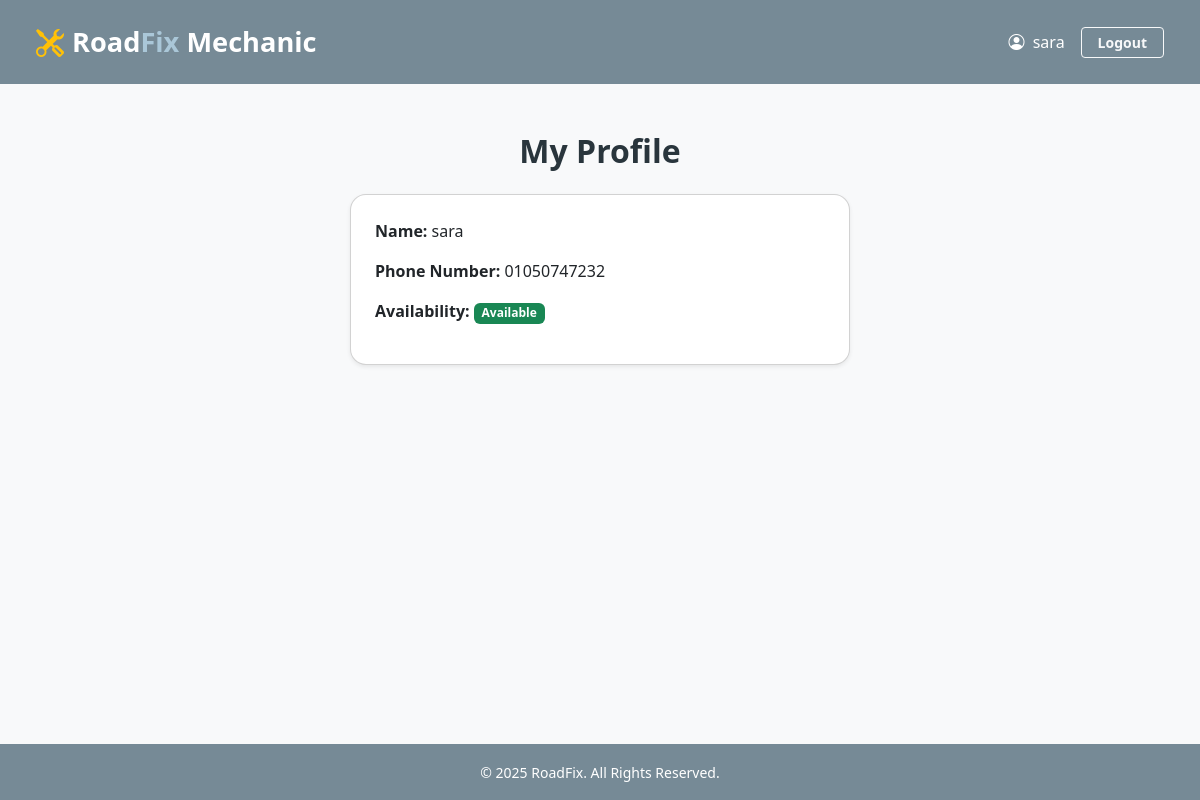
The page /public/dashboard/mechanic/profile/profile.php (signed in) on the database its author committed.
### tables this page shows
CREATE TABLE `users` (
  `id` int(11) NOT NULL,
  `name` varchar(100) NOT NULL,
  `email` varchar(100) NOT NULL,
  `phone` varchar(20) DEFAULT NULL,
  `password` varchar(255) NOT NULL,
  `user_type` enum('admin','mechanic','customer') NOT NULL,
  `role_id` int(11) DEFAULT NULL,
  `status` enum('pending','approved','rejected') DEFAULT 'pending',
  `cv` varchar(255) DEFAULT NULL,
  `availability` enum('available','busy') DEFAULT 'available',
  `latitude` decimal(10,8) DEFAULT NULL,
  `longitude` decimal(11,8) DEFAULT NULL,
  `is_verified` tinyint(1) DEFAULT 0,
  `verification_token` varchar(255) DEFAULT NULL,
  `cv_path` varchar(255) DEFAULT NULL,
  `reset_token` varchar(64) DEFAULT NULL,
  `reset_token_expires_at` datetime DEFAULT NULL
);

### config/Database.php (called while the page is built, shortened)
<?php
class Database {
    private static ?Database $instance = null;
    private mysqli $conn;
    private string $host = "localhost";
    private string $db_name = "car_assist_db";
    private string $username = "root";
    private string $password = "";
    private function __construct() {
        $this->conn = new mysqli($this->host, $this->username, $this->password, $this->db_name);
    }
    public static function getInstance(): Database {
        if (self::$instance === null) {
            self::$instance = new Database();
        }
        return self::$instance;
    }
    public function getConnection(): mysqli {
        return $this->conn;
    }
}

### controllers/mechanic/ProfileController.php (called while the page is built, shortened)
<?php
require_once __DIR__ . '/../../config/Database.php';
class ProfileController
{
    private mysqli $conn;
    public function __construct()
    {
        $this->conn = Database::getInstance()->getConnection();
    }
    public function getMechanicProfile(int $mechanicId): array|null
    {
        $stmt = $this->conn->prepare("SELECT name, phone, availability FROM users WHERE id = ?");
        $stmt->bind_param("i", $mechanicId);
        $stmt->execute();
        $result = $stmt->get_result();
        return $result->fetch_assoc() ?? null;
    }
}

### public/dashboard/mechanic/profile/profile.php (the view)
<?php
require_once('../../../../controllers/mechanic/ProfileController.php');
include('../../../../includes/layout/header.php');
$controller = new ProfileController();
$mechanic_id = $_SESSION['user_id'];
$mechanic = $controller->getMechanicProfile($mechanic_id);
?>
<div class="container my-5">
    <h2 class="fw-bold text-center mb-4">My Profile</h2>
    <div class="card p-4 shadow-sm mx-auto" style="max-width: 500px;">
        <p><strong>Name:</strong> <?= htmlspecialchars($mechanic['name']) ?></p>
        <p><strong>Phone Number:</strong> <?= htmlspecialchars($mechanic['phone']) ?></p>
        <p>
            <strong>Availability:</strong>
            <span class="badge <?= $mechanic['availability'] === 'available' ? 'bg-success' : 'bg-secondary' ?>">
                <?= ucfirst($mechanic['availability']) ?>
            </span>
        </p>
    </div>
</div>
<?php include('../../../../includes/layout/footer.php'); ?>

### public/assets/css/style.css (style rules this page uses)
:root { --primary: #768A96; --secondary: #AAC7D8; --dark: #29353C; --medium: #44576D; --light: #DFEBF6; --extra-light: #E6E6E6; }
body { background-color: var(--light); font-family: 'Segoe UI', sans-serif; color: var(--medium); }
h1, h2, h3, h4, h5 { color: var(--dark); }
.card { border-radius: 16px; transition: all 0.2s ease-in-out; margin-bottom: 24px; }

### rows shown on the page
users: name "sara", phone "01050747232", availability "Available"

### other values the page prints
$user_type "Mechanic"
$user_name "sara"
